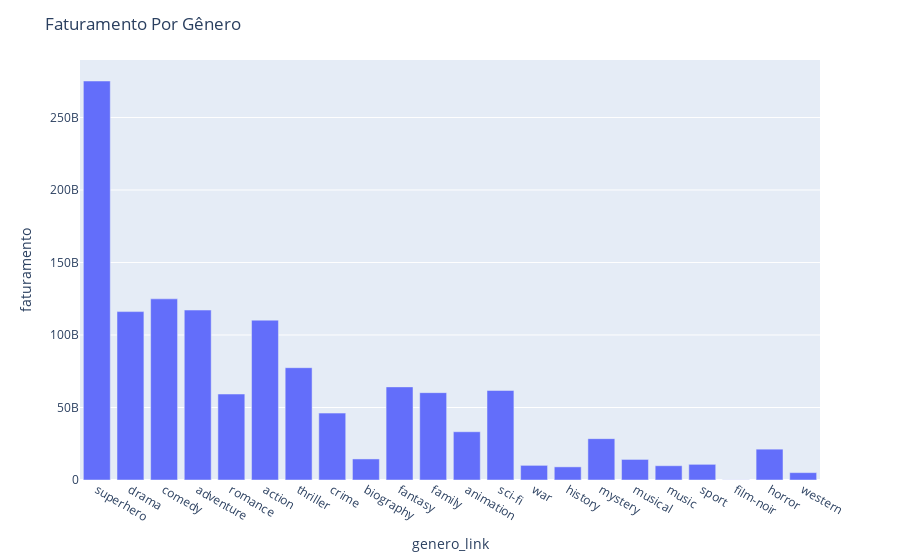

The cell this chart's notebook holds for it:
### Code cell
fig = px.bar(data_frame= df_metricas_genero_link, x = df_metricas_genero_link.index, y = df_metricas_genero_link["faturamento"])
fig.update_layout(title_text='Faturamento Por Gênero')
fig.show()

### Figure 1 — Plotly figure (JSON) as saved in the notebook; plotly's stock layout.template omitted (floating-point values rounded to 4 significant figures)
{"data": [{"alignmentgroup": "True", "hovertemplate": "genero_link=%{x}<br>faturamento=%{y}<extra></extra>", "legendgroup": "", "marker": {"color": "#636efa", "pattern": {"shape": ""}}, "name": "", "offsetgroup": "", "orientation": "v", "showlegend": false, "textposition": "auto", "type": "bar", "x": ["superhero", "drama", "comedy", "adventure", "romance", "action", "thriller", "crime", "biography", "fantasy", "family", "animation", "sci-fi", "war", "history", "mystery", "musical", "music", "sport", "film-noir", "horror", "western"], "xaxis": "x", "y": [275162359121, 116136657428, 124918094080, 117200598730, 59291334537, 110234887231, 77450329190, 46135985201, 14514133837, 64208169049, 60238467394, 33284807576, 61734875867, 10096104213, 9054709513, 28515559058, 14184467463, 9840369762, 10806396883, 100149806, 21266492410, 5084537772], "yaxis": "y"}], "layout": {"barmode": "relative", "legend": {"tracegroupgap": 0}, "margin": {"t": 60}, "title": {"text": "Faturamento Por Gênero"}, "xaxis": {"anchor": "y", "domain": [0, 1], "title": {"text": "genero_link"}}, "yaxis": {"anchor": "x", "domain": [0, 1], "title": {"text": "faturamento"}}}}
